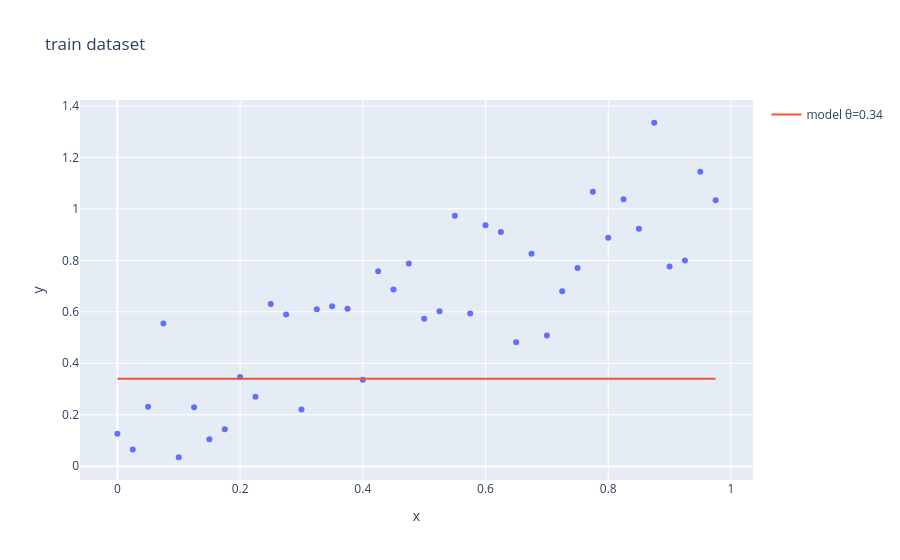

This figure's notebook cell:
### Markdown cell above
# Task 2 -- Investigating the loss curve


We are going to investigate how an algorithm navigates the L2 loss curve.

To this end we will first use our very simple model $f_\theta(x) = \theta$ to model the training data given below.


### Task 2a
Visualize the model $f_\theta(x)$ with  $\theta=0.34$  alongside the training data in the plot below.

### Code cell
import numpy as np
import plotly.express as px


x_train = np.arange(0.0, 1.0, 0.025)
# numpy arr of shape (40,) 
y_train = 0.4 + x_train * 0.55 + np.random.randn(x_train.shape[0])*0.2


fig = px.scatter(x=x_train, y=y_train, title="train dataset")

# add to plot here
# const based on the fn
theta = 0.34

# crée un arr de la même taille que x_train et rempli avec la valeur de theta
y_pred = np.full_like(x_train, theta)

fig.add_scatter(x=x_train, y=y_pred, mode="lines", name="model θ=0.34")

fig.show()

### Figure 1 — Plotly figure (JSON) as saved in the notebook; plotly's stock layout.template omitted (floating-point values rounded to 4 significant figures)
{"data": [{"hovertemplate": "x=%{x}<br>y=%{y}<extra></extra>", "legendgroup": "", "marker": {"color": "#636efa", "symbol": "circle"}, "mode": "markers", "name": "", "orientation": "v", "showlegend": false, "type": "scatter", "x": [0.0, 0.025, 0.05, 0.075, 0.1, 0.125, 0.15, 0.175, 0.2, 0.225, 0.25, 0.275, 0.3, 0.325, 0.35, 0.375, 0.4, 0.425, 0.45, 0.475, 0.5, 0.525, 0.55, 0.575, 0.6, 0.625, 0.65, 0.675, 0.7, 0.725, 0.75, 0.775, 0.8, 0.825, 0.85, 0.875, 0.9, 0.925, 0.95, 0.975], "xaxis": "x", "y": [0.1265, 0.0649, 0.231, 0.5542, 0.0349, 0.2292, 0.1053, 0.1439, 0.3472, 0.2695, 0.6308, 0.5891, 0.2201, 0.6101, 0.6218, 0.612, 0.3361, 0.7576, 0.6871, 0.7874, 0.5732, 0.6021, 0.9735, 0.5934, 0.9367, 0.9106, 0.4817, 0.8255, 0.5078, 0.6802, 0.7706, 1.067, 0.8877, 1.037, 0.9223, 1.335, 0.7764, 0.7999, 1.144, 1.033], "yaxis": "y"}, {"mode": "lines", "name": "model θ=0.34", "type": "scatter", "x": [0.0, 0.025, 0.05, 0.075, 0.1, 0.125, 0.15, 0.175, 0.2, 0.225, 0.25, 0.275, 0.3, 0.325, 0.35, 0.375, 0.4, 0.425, 0.45, 0.475, 0.5, 0.525, 0.55, 0.575, 0.6, 0.625, 0.65, 0.675, 0.7, 0.725, 0.75, 0.775, 0.8, 0.825, 0.85, 0.875, 0.9, 0.925, 0.95, 0.975], "y": [0.34, 0.34, 0.34, 0.34, 0.34, 0.34, 0.34, 0.34, 0.34, 0.34, 0.34, 0.34, 0.34, 0.34, 0.34, 0.34, 0.34, 0.34, 0.34, 0.34, 0.34, 0.34, 0.34, 0.34, 0.34, 0.34, 0.34, 0.34, 0.34, 0.34, 0.34, 0.34, 0.34, 0.34, 0.34, 0.34, 0.34, 0.34, 0.34, 0.34]}], "layout": {"legend": {"tracegroupgap": 0}, "title": {"text": "train dataset"}, "xaxis": {"anchor": "y", "domain": [0, 1], "title": {"text": "x"}}, "yaxis": {"anchor": "x", "domain": [0, 1], "title": {"text": "y"}}}}
